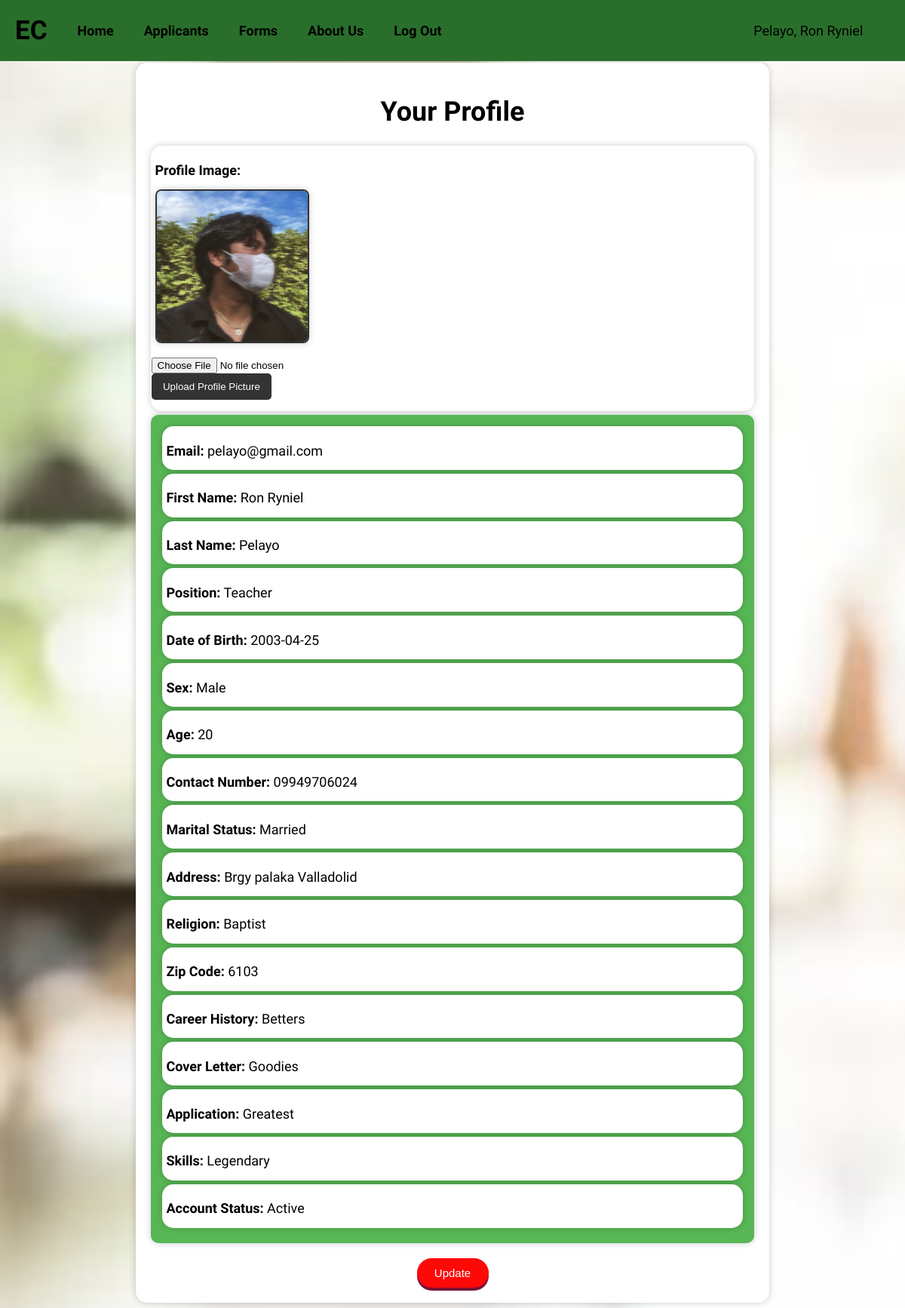
The app's page /viewprofile.php (signed in) with its own data.
### tables this page shows
CREATE TABLE `tbl_users` (
  `user_id` int(8) UNSIGNED NOT NULL,
  `user_lastname` varchar(180) NOT NULL DEFAULT '',
  `user_firstname` varchar(180) NOT NULL DEFAULT '',
  `user_email` varchar(180) NOT NULL DEFAULT '',
  `user_password` varchar(180) NOT NULL DEFAULT '',
  `user_date_added` date NOT NULL DEFAULT '2000-01-01',
  `user_time_added` time NOT NULL DEFAULT '00:00:00',
  `user_date_updated` date NOT NULL DEFAULT '2000-01-01',
  `user_time_updated` time NOT NULL DEFAULT '00:00:00',
  `user_status` int(1) NOT NULL DEFAULT 0,
  `user_token` varchar(255) NOT NULL DEFAULT '',
  `user_access` varchar(255) NOT NULL DEFAULT '',
  `user_dob` date NOT NULL DEFAULT '2000-01-01',
  `user_sex` varchar(10) NOT NULL DEFAULT '',
  `user_age` int(3) NOT NULL DEFAULT 0,
  `user_contact_number` varchar(20) NOT NULL DEFAULT '',
  `user_marital_status` varchar(20) NOT NULL DEFAULT '',
  `user_address` text NOT NULL,
  `user_religion` varchar(50) NOT NULL DEFAULT '',
  `user_zip_code` varchar(10) NOT NULL DEFAULT '',
  `user_position` varchar(255) NOT NULL DEFAULT '',
  `user_career_history` text NOT NULL,
  `user_cover_letter` text NOT NULL,
  `user_application` text NOT NULL,
  `user_skills` varchar(255) NOT NULL DEFAULT '',
  `user_profile_image` varchar(255) NOT NULL DEFAULT ''
);

### classes/class.user.php (called while the page is built, shortened)
<?php
class User {
    private $DB_SERVER = 'localhost';
    private $DB_USERNAME = 'root';
    private $DB_PASSWORD = '';
    private $DB_DATABASE = 'db_wbapp';
    private $conn;
    public function __construct() {
        $this->conn = new PDO("mysql:host=" . $this->DB_SERVER . ";dbname=" . $this->DB_DATABASE, $this->DB_USERNAME, $this->DB_PASSWORD);
    }
public function get_user_profile($id) {
    try {
        $sql = "SELECT * FROM tbl_users WHERE user_id = :id";
        $stmt = $this->conn->prepare($sql);
        $stmt->bindParam(':id', $id, PDO::PARAM_INT);
        $stmt->execute();
        $user_profile = $stmt->fetch(PDO::FETCH_ASSOC);
        return $user_profile;
    } catch (PDOException $e) {
        echo "Error retrieving user profile: " . $e->getMessage();
        return false;
    }
}
	function get_user_id($email){
		$sql="SELECT user_id FROM tbl_users WHERE user_email = :email";
		$q = $this->conn->prepare($sql);
		$q->execute(['email' => $email]);
		$user_id = $q->fetchColumn();
		return $user_id;
	}
	function get_user_firstname($id){
		$sql="SELECT user_firstname FROM tbl_users WHERE user_id = :id";
		$q = $this->conn->prepare($sql);
		$q->execute(['id' => $id]);
		$user_firstname = $q->fetchColumn();
		return $user_firstname;
	}
	function get_user_lastname($id){
		$sql="SELECT user_lastname FROM tbl_users WHERE user_id = :id";
		$q = $this->conn->prepare($sql);
		$q->execute(['id' => $id]);
		$user_lastname = $q->fetchColumn();
		return $user_lastname;
	}
	function get_user_access($id){
		$sql="SELECT user_access FROM tbl_users WHERE user_id = :id";
		$q = $this->conn->prepare($sql);
		$q->execute(['id' => $id]);
		$user_access = $q->fetchColumn();
		return $user_access;
	}
	function get_user_status($id){
		$sql="SELECT user_status FROM tbl_users WHERE user_id = :id";
		$q = $this->conn->prepare($sql);
		$q->execute(['id' => $id]);
		$user_status = $q->fetchColumn();
		return $user_status;
	}
    function get_user_dob($id){
        $sql = "SELECT user_dob FROM tbl_users WHERE user_id = :id";
        $q = $this->conn->prepare($sql);
        $q->execute(['id' => $id]);
        $user_dob = $q->fetchColumn();
        return $user_dob;
    }
    function get_user_sex($id){
        $sql = "SELECT user_sex FROM tbl_users WHERE user_id = :id";
        $q = $this->conn->prepare($sql);
        $q->execute(['id' => $id]);
        $user_sex = $q->fetchColumn();
        return $user_sex;
    }
    function get_user_age($id){
        $sql = "SELECT user_age FROM tbl_users WHERE user_id = :id";
        $q = $this->conn->prepare($sql);
        $q->execute(['id' => $id]);
        $user_age = $q->fetchColumn();
        return $user_age;
    }
    function get_user_contact_number($id){
        $sql = "SELECT user_contact_number FROM tbl_users WHERE user_id = :id";
        $q = $this->conn->prepare($sql);
        $q->execute(['id' => $id]);
        $user_contact_number = $q->fetchColumn();
        return $user_contact_number;
    }
    function get_user_marital_status($id){
        $sql = "SELECT user_marital_status FROM tbl_users WHERE user_id = :id";
        $q = $this->conn->prepare($sql);
        $q->execute(['id' => $id]);
        $user_marital_status = $q->fetchColumn();
        return $user_marital_status;
    }
    function get_user_address($id){
        $sql = "SELECT user_address FROM tbl_users WHERE user_id = :id";
        $q = $this->conn->prepare($sql);
        $q->execute(['id' => $id]);
        $user_address = $q->fetchColumn();
        return $user_address;
    }
    function get_user_religion($id){
        $sql = "SELECT user_religion FROM tbl_users WHERE user_id = :id";
        $q = $this->conn->prepare($sql);
        $q->execute(['id' => $id]);
        $user_religion = $q->fetchColumn();
        return $user_religion;
    }
    function get_user_zip_code($id){
        $sql = "SELECT user_zip_code FROM tbl_users WHERE user_id = :id";
        $q = $this->conn->prepare($sql);
        $q->execute(['id' => $id]);
        $user_zip_code = $q->fetchColumn();
        return $user_zip_code;
    }
    function get_user_application($id){
        $sql = "SELECT user_application FROM tbl_users WHERE user_id = :id";
        $q = $this->conn->prepare($sql);
        $q->execute(['id' => $id]);
        $user_application = $q->fetchColumn();
        return $user_application;
    }
    function get_user_skills($id){
        $sql = "SELECT user_skills FROM tbl_users WHERE user_id = :id";
        $q = $this->conn->prepare($sql);
        $q->execute(['id' => $id]);
        $user_skills = $q->fetchColumn();
        return $user_skills;
    }
    function get_user_career_history($id){
        $sql = "SELECT user_career_history FROM tbl_users WHERE user_id = :id";
        $q = $this->conn->prepare($sql);
        $q->execute(['id' => $id]);
        $user_career_history = $q->fetchColumn();
        return $user_career_history;
    }
	function get_user_cover_letter($id){
        $sql = "SELECT user_cover_letter FROM tbl_users WHERE user_id = :id";
        $q = $this->conn->prepare($sql);
        $q->execute(['id' => $id]);
        $user_cover_letter = $q->fetchColumn();
        return $user_cover_letter;
    }
}

### viewprofile.php (the view, shortened to what this page needs)
<?php
include_once 'classes/class.user.php';
$user = new User();
$user_id = $user->get_user_id($_SESSION['user_email']);
$user_profile = $user->get_user_profile($user_id);
?>
<!DOCTYPE html>
<html>
<head>
    <link rel="stylesheet" href="css/custom.css?<?php echo time();?>">
</head>
<body class="home   ">
    <div id="wrapper">
    <div id="menu">
    <div id="logo">
            <span class="logo-text">EC</span>
        </div>
        <a href="adminhome.php">Home</a>
        <a href="adminfind.php">Applicants</a>
        <a href="adminapplicants.php">Forms</a>
        <a href="adminabout.php">About Us</a>
        <a href="logout.php" class="move-right">Log Out</a>
        <span class="move-right"><?php echo $user->get_user_lastname($user_id) . ', ' . $user->get_user_firstname($user_id); ?>&nbsp;&nbsp; &nbsp;&nbsp; &nbsp;&nbsp;</span>
    </div>
    <br><br>
<br>
<div class="profile-page">
<div id="profile-content">
<h1>Your Profile</h1>
<div class="profile-info-box">
    <p><strong>Profile Image:</strong></p>
    <img id="profile-image" src="<?php echo $uploadDir . $user_profile['user_profile_image']; ?>" alt="Profile Picture">
    <form method="POST" action="" enctype="multipart/form-data">
        <input type="file" name="profile_picture" id="profile_picture" accept="image/*" required>
        <br>
        <button type="submit">Upload Profile Picture</button>
    </form></div>
<div class="profile-container">
    <div class="profile-info-box">
    <p><strong>Email:</strong> <?php echo $_SESSION['user_email']; ?></p>
    </div><div class="profile-info-box">
    <p><strong>First Name:</strong> <?php echo $user->get_user_firstname($user_id); ?></p>
    </div><div class="profile-info-box">
    <p><strong>Last Name:</strong> <?php echo $user->get_user_lastname($user_id); ?></p>
</div>
    <div class="profile-info-box">
    <p><strong>Position:</strong> <?php echo $user->get_user_access($user_id); ?></p>
</div>
<div class="profile-info-box">
    <p><strong>Date of Birth:</strong> <?php echo $user->get_user_dob($user_id); ?></p>
</div><div class="profile-info-box">
    <p><strong>Sex:</strong> <?php echo $user->get_user_sex($user_id); ?></p>
</div><div class="profile-info-box">
    <p><strong>Age:</strong> <?php echo $user->get_user_age($user_id); ?></p>
    </div><div class="profile-info-box">
    <p><strong>Contact Number:</strong> <?php echo $user->get_user_contact_number($user_id); ?></p>
    </div><div class="profile-info-box">
    <p><strong>Marital Status:</strong> <?php echo $user->get_user_marital_status($user_id); ?></p>
    </div><div class="profile-info-box">
    <p><strong>Address:</strong> <?php echo $user->get_user_address($user_id); ?></p>
    </div><div class="profile-info-box">
    <p><strong>Religion:</strong> <?php echo $user->get_user_religion($user_id); ?></p>
    </div><div class="profile-info-box">
    <p><strong>Zip Code:</strong> <?php echo $user->get_user_zip_code($user_id); ?></p>
    </div><div class="profile-info-box">
    <p><strong>Career History:</strong> <?php echo $user->get_user_career_history($user_id); ?></p>
    </div><div class="profile-info-box">
    <p><strong>Cover Letter:</strong> <?php echo $user->get_user_cover_letter($user_id); ?></p>
    </div><div class="profile-info-box">
    <p><strong>Application:</strong> <?php echo $user->get_user_application($user_id); ?></p>
    </div><div class="profile-info-box">
    <p><strong>Skills:</strong> <?php echo $user->get_user_skills($user_id); ?></p>
    </div><div class="profile-info-box">
    <p><strong>Account Status:</strong> <?php echo ($user->get_user_status($user_id) == "1") ? "Active" : "Inactive"; ?></p>
    </div>
</div>
<div id="button-block">
    <a href="index.php?page=settings&subpage=users&action=profile&id=<?php echo $user_id; ?>">
        <input type="submit" value="Update">
    </a>
</div>
    </div>
    </div>
</div>
</body>
</html>

### css/custom.css (style rules this page uses)
body { margin: 0; padding: 0; font-family: 'Assistant', sans-serif; font-size: 18px; background-color: #909090; background-image: url('242ea708b394dd005c7147aea5d3909c.jpg'); background-repeat: no-repeat; background-size: 100% 100%; background-size: cover; box-sizing: border-box; }
body.home { background-color: #909090; background-repeat: no-repeat; background-size: cover; box-sizing: border-box; background-image: url('242ea708b394dd005c7147aea5d3909c.jpg'); }
.home #menu { position: fixed; top: 0; width: 100%; display: flex; justify-content: space-between; align-items: center; padding: 20px; box-sizing: border-box; background-color: #296f2b; z-index: 1000; }
.home #menu a { text-decoration: none; font-weight: bold; margin-left: 40px; }
.move-right { margin-left: auto; }
.home #wrapper { width: 100%; padding: 0px; overflow: hidden; }
.home #menu a, #second-submenu a, #third-submenu a { color: #000; }
input[type=submit] { position: relative; background-color: rgb(230, 34, 77); border-radius: 5px; box-shadow: rgb(121, 18, 55) 0px 4px 0px 0px; padding: 10px; background-repeat: no-repeat; cursor: pointer; box-sizing: border-box; width: 95px; height: 39px; color: #fff; border: none; font-size: 15px; transition: all 0.3s ease-in-out; z-index: 1; overflow: hidden; }
#button-block { width: 10%; text-align: center; margin-top: 20px; }
#button-block input[type="submit"] { display: inline-block; padding: 10px 20px; text-align: center; text-decoration: none; color: #fff; background-color: #ff0808; border-radius: 20px; transition: background-color 0.3s; }
p { color: #000000; line-height: 1.6; margin-bottom: 10px; }
.profile-page { background-color: #ffffff; border-radius: 15px; box-shadow: 0 0 10px rgba(0, 0, 0, 0.2); margin: 20px auto; max-width: 800px; padding: 20px; }
h1 { font-size: bold,30px; text-align: center; }
#profile-content { text-align: left; }
.profile-container { background-color: #58b755; border-radius: 10px; box-shadow: 0 0 10px rgba(0, 0, 0, 0.2); margin-bottom: 15px; padding: 15px; }
.profile-info-box { background-color: #ffffff; border-radius: 15px; box-shadow: 0 0 10px rgba(1, 0, 0, 0.2); padding: 0.5px; margin-bottom: 5px; }
strong { margin-left: 5px; }
#profile-image { width: 200px; height: 200px; object-fit: cover; border-radius: 8px; border: 2px solid #333; margin-left: 5px; margin-bottom: 5px; box-shadow: 0 0 10px rgba(0, 0, 0, 0.2); }
input[type="file"] { margin-top: 10px; }
button { background-color: #333; width: 20%; color: #fff; padding: 10px; margin-bottom: 15px; border: none; cursor: pointer; border-radius: 5px; }
#button-block { width: 100%; text-align: center; margin-top: 20px; }
#logo .logo-text { font-size: 35px; color: #000000; font-weight: bold; }

### records on screen
tbl_users: $user->get_user_lastname($user_id) "Pelayo", $user->get_user_firstname($user_id) "Ron Ryniel", user_profile_image (picture), $user->get_user_access($user_id) "Teacher", $user->get_user_dob($user_id) "2003-04-25", $user->get_user_sex($user_id) "Male", $user->get_user_age($user_id) "20", $user->get_user_contact_number($user_id) "09949706024", $user->get_user_marital_status($user_id) "Married", $user->get_user_address($user_id) "Brgy palaka Valladolid", $user->get_user_religion($user_id) "Baptist", $user->get_user_zip_code($user_id) "6103", $user->get_user_career_history($user_id) "Betters", $user->get_user_cover_letter($user_id) "Goodies", $user->get_user_application($user_id) "Greatest", $user->get_user_skills($user_id) "Legendary"

### other values on screen
$_SESSION['user_email'] "pelayo@gmail.com"
